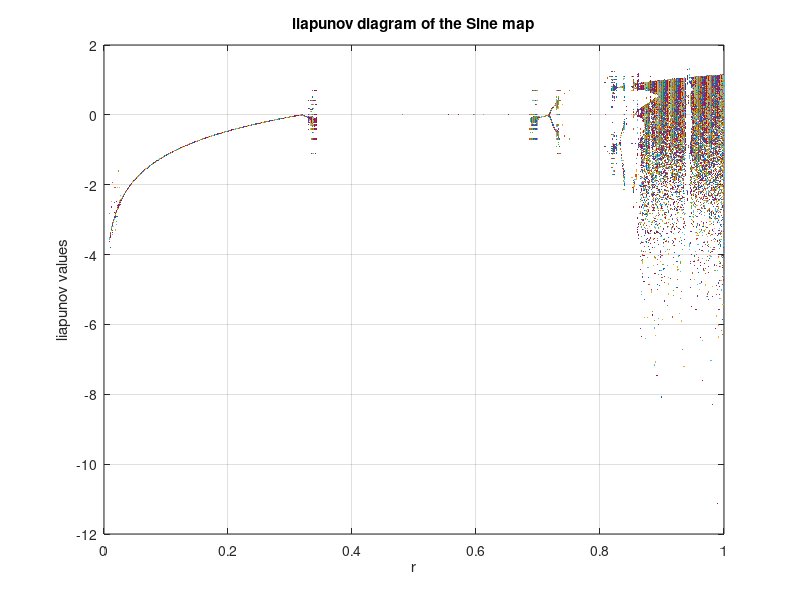

Source code (MATLAB):
Npre = 200; Nplot = 100; 
x = zeros(Nplot,1);
x1 = zeros(Nplot,1);
for r = 0:0.0005:1, 
  x(1) = rand;
  x1(1) = x(1)+0.001;
  for n = 1:Npre, 
    x(1) = r*sin(pi*x(1));
    x1(1) = r*sin(pi*x1(1));
  end, 
  for n = 1:Nplot-1, 
    x(n+1) = r*sin(pi*x(n));
    x1(n+1) = r*sin(pi*x1(n));
    
  end, 
  diff= abs(x-x1);
  for t = 1:1:99
      liap(t) = log(diff(t+1)/diff(t));
  end,
  plot(r*ones(1,99), liap, '.', 'markersize', 3); 
  hold on; 
end, 
title('liapunov diagram of the Sine map'); 
xlabel('r');  ylabel('liapunov values'); 
set(gca, 'xlim', [0 1.0]); 
grid on;
hold off;